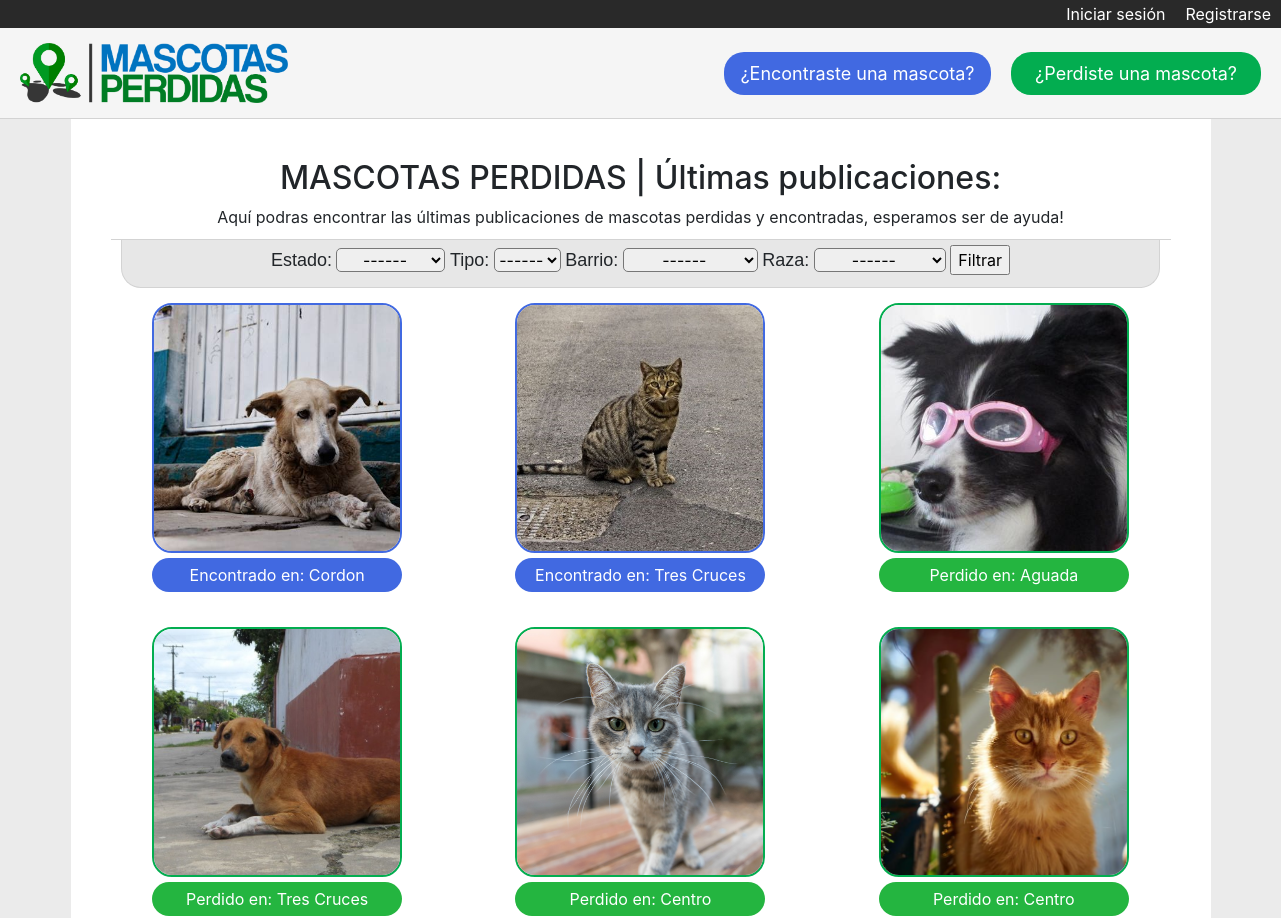
The app's page / (upper part), older data.
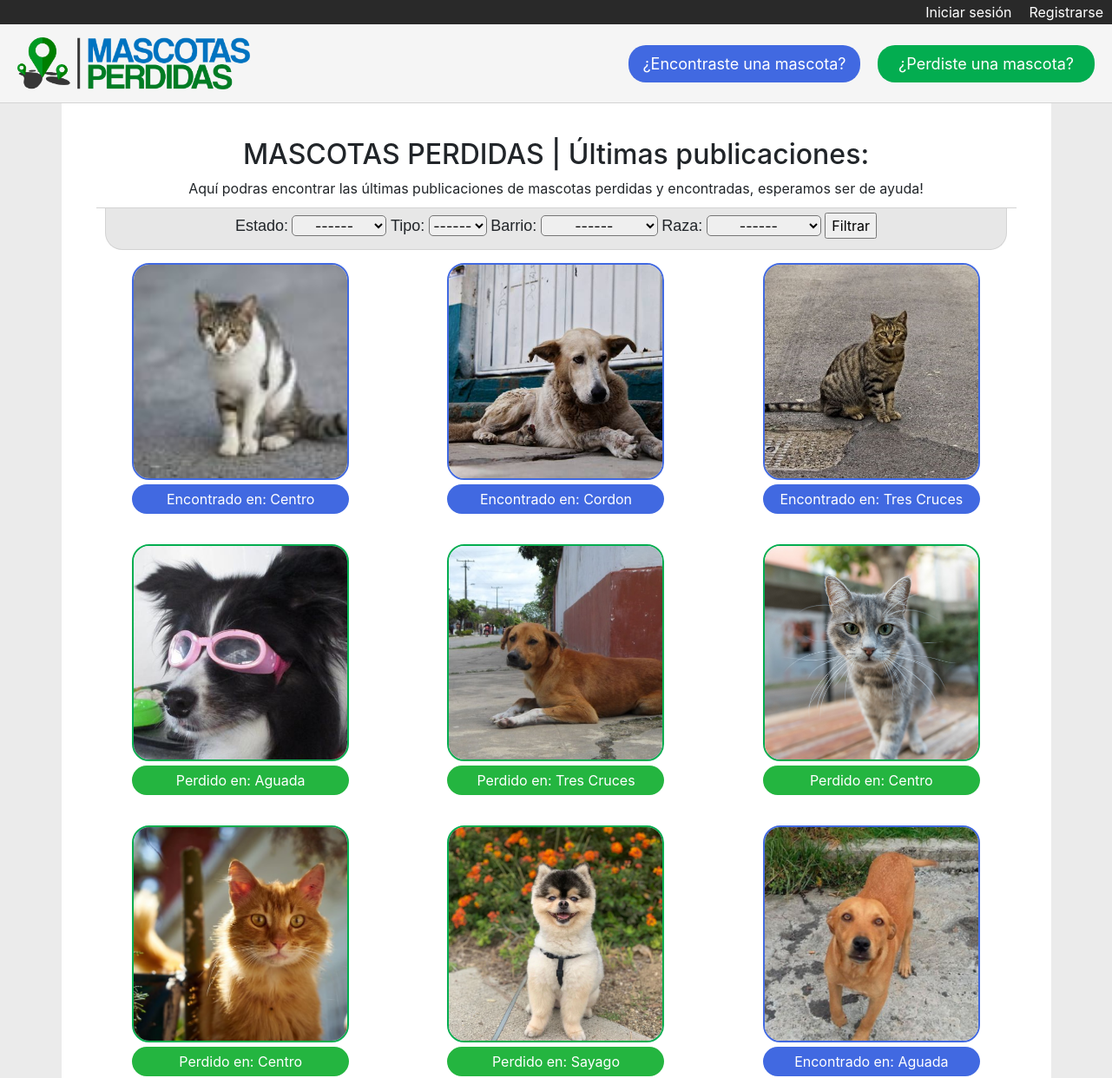
The same page, newer data.
### Mascotas/models.py (models this page shows)
class MascotaPerdida(models.Model):
    estado = models.CharField(max_length=40)
    imagen = models.ImageField(null=True, blank=True)  # <---- NO SACAR EL NULL NI EL BLANK QUE SE ROMPE LA BBDD
    barrio = models.ForeignKey(Barrio, on_delete=models.CASCADE)
    tipo = models.ForeignKey(Tipo, on_delete=models.CASCADE)
    raza = models.ForeignKey(Raza, on_delete=models.CASCADE)
    fecha = models.DateField()
    nombre = models.CharField(max_length=40)
    mail = models.EmailField()
    telefono = models.IntegerField()
    descripcion = models.TextField()

class Barrio(models.Model):
    lugar = models.CharField(max_length=40)  # <---- Para indicar el barrio donde se perdio
    def __str__(self):
        return self.lugar

### Mascotasperdidas/views.py (the view, shortened to what this page needs)
# urls.py: path('', home, name="home"),
def home(request):
    mascotas = MascotaPerdida.objects.order_by('-id')                       # <---- mostrar ultimos anuncios al principio
    barrios = Barrio.objects.all()
    razas = Raza.objects.all()
    data = {
        'mascotas':mascotas,
        'barrios':barrios,
        'razas':razas
    }
    return render(request, 'home.html', data)

### Mascotasperdidas/templates/home.html (shortened to what this page needs)
{% extends 'base.html' %}
    {% block contenido %}
    <div class="white">
        <div class="container" id="fh5co-features">
            <h2>MASCOTAS PERDIDAS | Últimas publicaciones:</h2>
            <span id="subtitulo_home">Aquí podras encontrar las últimas publicaciones de mascotas perdidas y encontradas, esperamos ser de ayuda!</span>
            <form action="" method="POST" id="formulario_filtro">
                <label>Estado: </label>
                <select name="filtro_estado" id="">
                    <option value="" selected>------</option>
                </select>
                <label>Tipo: </label>
                <select name="filtro_tipo">
                    <option value="" selected>------</option>
                </select>
                <label>Barrio: </label>
                <select name="filtro_barrio">
                    <option value="" selected>------</option>
                </select>
                <label>Raza: </label>
                <select name="filtro_raza">
                    <option value="" selected>------</option>
                </select>
                <input type="submit" value="Filtrar">
            </form>
            <div class="row">
                {% for m in mascotas %}
                    {% if m.estado != 'FINALIZADO' %}
                        {% if m.imagen %}
                        <div class="col-sm-4 animate-box">
                            <div class="bordery">
                                <figure id= "fotos">
                                    <a href="{% url 'ver_publicacion' m.id %}">
                                        {% if m.estado == 'PERDIDO' %}
                                            <img src="{{ m.imagen.url }}" alt="" class="imagenes_perdido">
                                            <figcaption class="verde" aria-hidden="true">{{ m.estado|title }} en: {{ m.barrio|title }}</figcaption>
                                        {% else %}
                                            <img src="{{ m.imagen.url }}" alt="" class="imagenes_encontrado">
                                            <figcaption class="azul" aria-hidden="true">{{ m.estado|title }} en: {{ m.barrio|title }}</figcaption>
                                        {% endif %}
                                    </a>
                                </figure>
                            </div>
                        </div>
                        {% endif %}
                    {% endif %}
                {% endfor %}
            </div>
        </div>
    </div>
    {% endblock %}

Row changes from the older to the newer data that the page shows:
added MascotaPerdida: imagen (picture), estado "Encontrado", barrio "Centro"
now on this page (row unchanged): MascotaPerdida: imagen (picture), estado "Perdido", barrio "Sayago"
now on this page (row unchanged): MascotaPerdida: imagen (picture), estado "Encontrado", barrio "Aguada"
